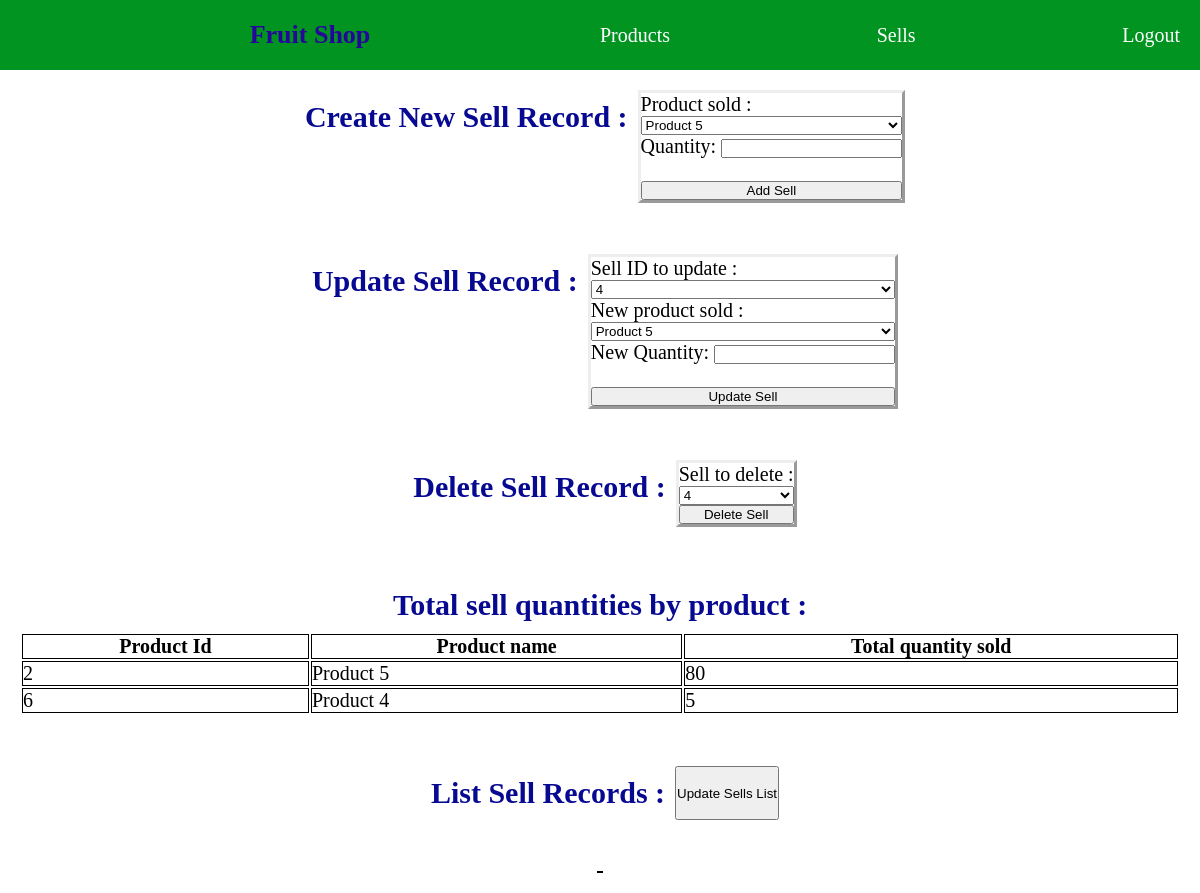
Before: /sells/index/ (signed in) with the older database file.
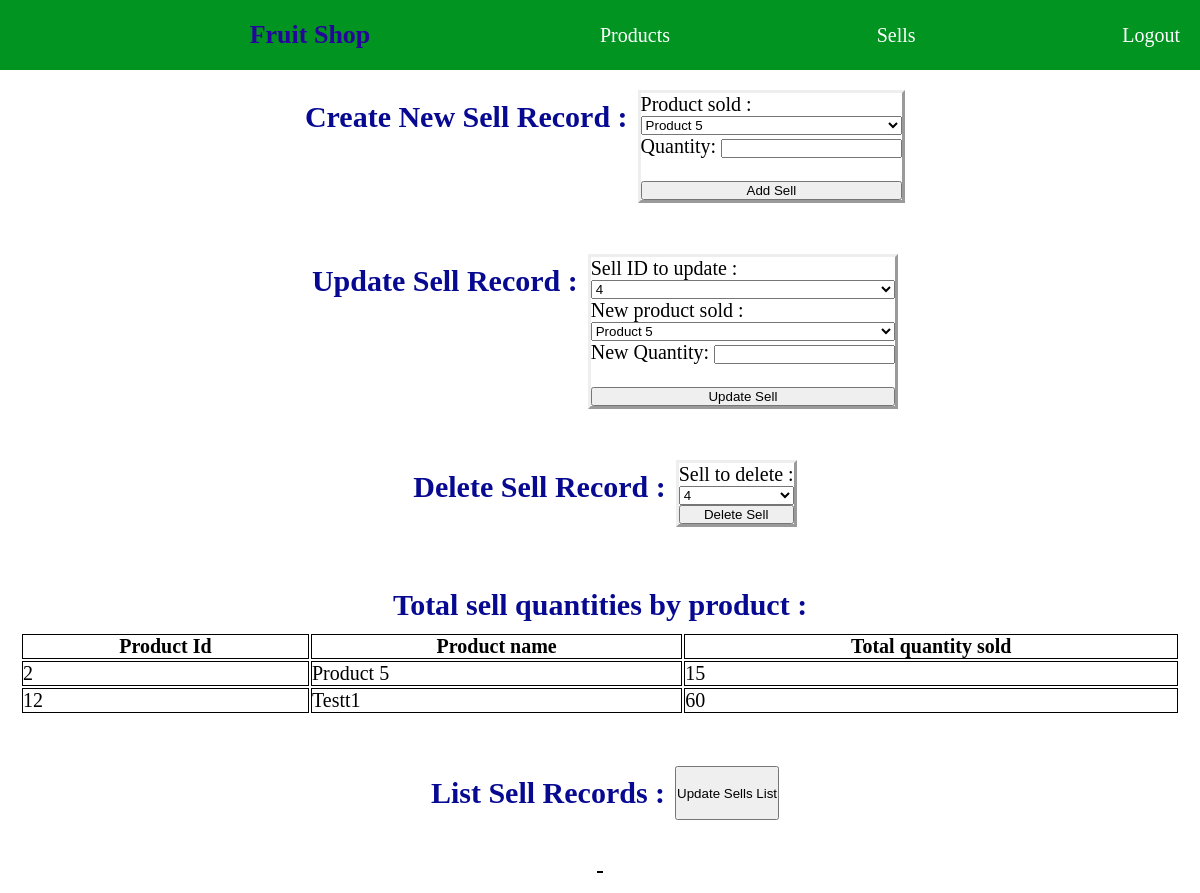
After: the same page with the newer database file.
### products/models.py (models this page shows)
class Product(models.Model):
    name = models.CharField(max_length=128, blank=False)
    description = models.TextField(max_length=8192, blank=True)
    author_user = models.ForeignKey(
        to=settings.AUTH_USER_MODEL, on_delete=models.CASCADE
    )
    time_last_updated = models.DateTimeField(auto_now=True)

### sells/views.py (the view)
@login_required
def get_sells_view(request):
    if request.method == "GET":
        if "action" in request.GET:
            if request.GET.get("action") == "logout":
                if request.user.is_authenticated:
                    logout(request)
                    return redirect(reverse_lazy("login"))
    products = Product.objects.all()
    sells = Sell.objects.all()
    total_table = []
    for product in products:
        total_sells = Sell.objects.filter(product=product).aggregate(Sum("quantity"))[
            "quantity__sum"
        ]
        if not total_sells:
            total_sells = 0
        total_table.append(
            {
                "id": product.pk,
                "product": product.name,
                "quantity": total_sells,
            }
        )
    context = {
        "products": products,
        "sells": sells,
        "total_table": total_table,
    }
    return render(request, "sells/sells.html", context)

### sells/templates/sells/sells.html (shortened to what this page needs)
{% extends 'base/base.html' %}
{% block content %}
<div class=container_button_add_sell>
    <div class=container_sell_title> Create New Sell Record : </div>
    <form id="add_sell_form" onsubmit="submit_add_sell(event);">{% csrf_token %}
        <label for="product_name_add_sell"> Product sold :</label>
        <select name="product_name_add_sell" id="product_name_add_sell">
            {% for product in products %}
            <option value="{{product.pk}}">{{product.name}}</option>
            {% endfor %}
        </select>
        <label>Quantity: <input type="number" id="sell_quantity_field" min="0"></label><br>
        <input type="submit" value="Add Sell">
    </form>
</div>
<br>
<div class=container_button_update_sell>
    <div class=container_sell_title> Update Sell Record : </div>
    <form id="update_sell_form" onsubmit="submit_update_sell(event);">{% csrf_token %}
        <label for="sell_name_selector_update">Sell ID to update :</label>
        <select name="sell_name_selector_update" id="sell_name_selector_update">
            {% for sell in sells %}
            <option value="{{sell.pk}}">{{sell.pk}}</option>
            {% endfor %}
        </select>
        <label for="product_name_update_sell"> New product sold :</label>
        <select name="product_name_update_sell" id="product_name_update_sell">
            {% for product in products %}
            <option value="{{product.pk}}">{{product.name}}</option>
            {% endfor %}
        </select>
        <label>New Quantity: <input type="number" id="sell_quantity_update_field" min="0"></label><br>
        <input type="submit" value="Update Sell">
    </form>
</div>
<br>
<div class=container_button_delete_sell>
    <div class=container_sell_title> Delete Sell Record : </div>
    <form id="delete_sell_form" onsubmit="submit_delete_sell(event);">{% csrf_token %}
        <label for="sell_name_selector_delete">Sell to delete :</label>
        <select name="sell_name_selector_delete" id="sell_name_selector_delete">
            {% for sell in sells %}
            <option value="{{sell.pk}}">{{sell.pk}}</option>
            {% endfor %}
        </select>
        <input type="submit" value="Delete Sell">
    </form>
</div>
<br>
<div class=container_total_sells>
    <div class=container_sell_title> Total sell quantities by product : </div>
    <table>
        <tr>
            <th>Product Id</th>
            <th>Product name</th>
            <th>Total quantity sold</th>
        </tr>
        {% for row in total_table %}
        <tr>
            <td>{{row.id}}</td>
            <td>{{row.product}}</td>
            <td>{{row.quantity}}</td>
        </tr>
        {% endfor %}
    </table>
</div>
<br>
<div class=container_button_list_sell>
    <div class=container_sell_title> List Sell Records : </div>
    <button type="button" id="button_list_sell" onClick="window.location.reload();">Update Sells List</button>
</div>
<br>
<div class=container_button_sell_table>
    <table id="table_sell">
    </table>
</div>
{% load static %}
{% endblock %}

Changed rows visible on the page:
removed Product: product "Product 4"
added Product: product "Testt1"
Other visible differences:
new list line: "2 15"
new list line: "Product 5"
new list line: "12 60"
list line gone: "2 80"
list line gone: "Product 5"
list line gone: "6 5"
